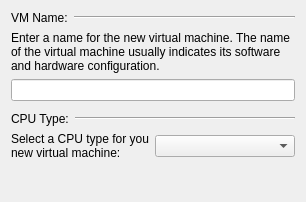
     <widget class="QWidget" name="General_Settings_Page">
      <layout class="QGridLayout" name="gridLayout_3">
       <item row="0" column="0">
        <layout class="QHBoxLayout" name="horizontalLayout_3">
         <item>
          <widget class="QLabel" name="Label_Caption_VM_Name">
           <property name="sizePolicy">
            <sizepolicy hsizetype="Maximum" vsizetype="Preferred">
             <horstretch>0</horstretch>
             <verstretch>0</verstretch>
            </sizepolicy>
           </property>
           <property name="text">
            <string>VM Name:</string>
           </property>
          </widget>
         </item>
         <item>
          <widget class="Line" name="line_5">
           <property name="orientation">
            <enum>Qt::Horizontal</enum>
           </property>
          </widget>
         </item>
        </layout>
       </item>
       <item row="1" column="0">
        <widget class="QLabel" name="Label_VM_Name">
         <property name="text">
          <string>Enter a name for the new virtual machine. The name of the virtual machine usually indicates its software and hardware configuration.</string>
         </property>
         <property name="wordWrap">
          <bool>true</bool>
         </property>
         <property name="textInteractionFlags">
          <set>Qt::TextSelectableByMouse</set>
         </property>
        </widget>
       </item>
       <item row="2" column="0">
        <widget class="QLineEdit" name="Edit_VM_Name"/>
       </item>
       <item row="3" column="0">
        <spacer name="verticalSpacer_7">
         <property name="orientation">
          <enum>Qt::Vertical</enum>
         </property>
         <property name="sizeType">
          <enum>QSizePolicy::Fixed</enum>
         </property>
         <property name="sizeHint" stdset="0">
          <size>
           <width>20</width>
           <height>5</height>
          </size>
         </property>
        </spacer>
       </item>
       <item row="4" column="0">
        <layout class="QHBoxLayout" name="horizontalLayout_2">
         <item>
          <widget class="QLabel" name="Label_Caption_CPU_Type">
           <property name="sizePolicy">
            <sizepolicy hsizetype="Maximum" vsizetype="Preferred">
             <horstretch>0</horstretch>
             <verstretch>0</verstretch>
            </sizepolicy>
           </property>
           <property name="text">
            <string>CPU Type:</string>
           </property>
          </widget>
         </item>
         <item>
          <widget class="Line" name="Line_CPU_Type">
           <property name="orientation">
            <enum>Qt::Horizontal</enum>
           </property>
          </widget>
         </item>
        </layout>
       </item>
       <item row="5" column="0">
        <layout class="QHBoxLayout" name="horizontalLayout">
         <item>
          <widget class="QLabel" name="Label_CPU_Type">
           <property name="sizePolicy">
            <sizepolicy hsizetype="Minimum" vsizetype="Preferred">
             <horstretch>0</horstretch>
             <verstretch>0</verstretch>
            </sizepolicy>
           </property>
           <property name="text">
            <string>Select a CPU type for you new virtual machine:</string>
           </property>
           <property name="wordWrap">
            <bool>true</bool>
           </property>
          </widget>
         </item>
         <item>
          <widget class="QComboBox" name="CB_CPU_Type">
           <property name="sizePolicy">
            <sizepolicy hsizetype="Maximum" vsizetype="Fixed">
             <horstretch>0</horstretch>
             <verstretch>0</verstretch>
            </sizepolicy>
           </property>
           <property name="minimumSize">
            <size>
             <width>140</width>
             <height>0</height>
            </size>
           </property>
           <property name="currentIndex">
            <number>-1</number>
           </property>
          </widget>
         </item>
        </layout>
       </item>
       <item row="6" column="0">
        <spacer name="s6">
         <property name="orientation">
          <enum>Qt::Vertical</enum>
         </property>
         <property name="sizeHint" stdset="0">
          <size>
           <width>20</width>
           <height>31</height>
          </size>
         </property>
        </spacer>
       </item>
      </layout>
     </widget>
